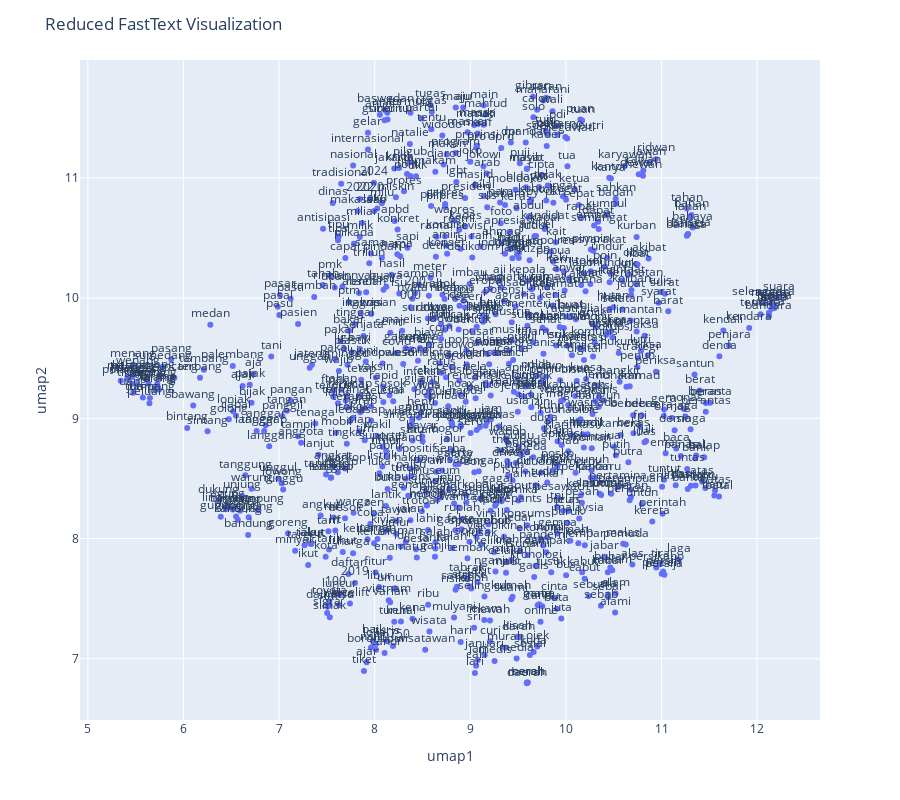

Notebook cell for this chart:
### Code cell
fig = px.scatter(df, x="umap1", y="umap2", text="title_text")
fig.update_traces(textposition='top center')
fig.update_layout(
    height=800,
    title_text='Reduced FastText Visualization'
)
fig.show()

### Figure 1 — Plotly figure (JSON) as saved in the notebook; plotly's stock layout.template omitted (floating-point values rounded to 4 significant figures; data arrays with more than 128 entries replaced by an {"elided": "..."} marker saying what was removed)
{"data": [{"hovertemplate": "umap1=%{x}<br>umap2=%{y}<br>title_text=%{text}<extra></extra>", "legendgroup": "", "marker": {"color": "#636efa", "symbol": "circle"}, "mode": "markers+text", "name": "", "orientation": "v", "showlegend": false, "text": {"elided": "807 str values"}, "textposition": "top center", "type": "scatter", "x": {"elided": "807 float values"}, "xaxis": "x", "y": {"elided": "807 float values"}, "yaxis": "y"}], "layout": {"height": 800, "legend": {"tracegroupgap": 0}, "margin": {"t": 60}, "title": {"text": "Reduced FastText Visualization"}, "xaxis": {"anchor": "y", "domain": [0, 1], "title": {"text": "umap1"}}, "yaxis": {"anchor": "x", "domain": [0, 1], "title": {"text": "umap2"}}}}
